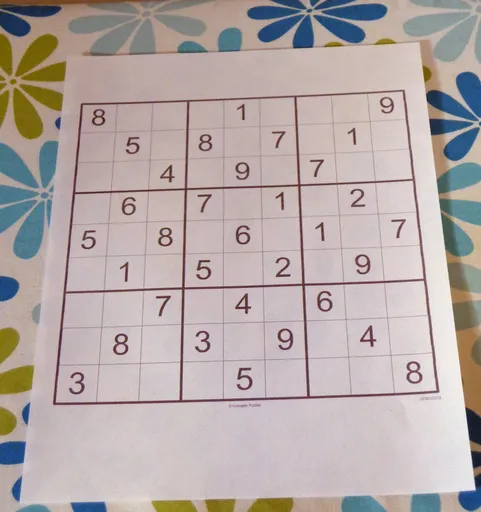
#> input picture Backend/images/sudoku4.png, 481 x 512 px
$ python -i sudokuEasyOCR.py   (imports and definitions only)
#> lines starting #> are read from the running program, lines starting #| are printed output that depends on the picture; after the words box and inside, x2 and y2 are one past the last pixel; in counts of white or black regions, pixels touching at a corner belong together
import numpy as np
import cv2
import operator
import easyocr
import matplotlib.pyplot as plt

# Initialize EasyOCR Reader
# [1 line that did not run here, left out]

# [8 lines left out: function convert_when_colour, not called in this run]

def pre_process_image(img, skip_dilate=False):
    """Uses a blurring function, adaptive thresholding and dilation to expose the main features of an image."""
    proc = cv2.GaussianBlur(img.copy(), (9, 9), 0)
    proc = cv2.adaptiveThreshold(proc, 255, cv2.ADAPTIVE_THRESH_GAUSSIAN_C, cv2.THRESH_BINARY, 11, 2)
    proc = cv2.bitwise_not(proc, proc)
    if not skip_dilate:
        kernel = np.array([[0., 1., 0.], [1., 1., 1.], [0., 1., 0.]], np.uint8)
        proc = cv2.dilate(proc, kernel)
    return proc

def find_corners_of_largest_polygon(img):
    """Finds the 4 extreme corners of the largest contour in the image."""
    contours, _ = cv2.findContours(img.copy(), cv2.RETR_EXTERNAL, cv2.CHAIN_APPROX_SIMPLE)
    contours = sorted(contours, key=cv2.contourArea, reverse=True)
    polygon = contours[0]
    bottom_right, _ = max(enumerate([pt[0][0] + pt[0][1] for pt in polygon]), key=operator.itemgetter(1))
    top_left, _ = min(enumerate([pt[0][0] + pt[0][1] for pt in polygon]), key=operator.itemgetter(1))
    bottom_left, _ = min(enumerate([pt[0][0] - pt[0][1] for pt in polygon]), key=operator.itemgetter(1))
    top_right, _ = max(enumerate([pt[0][0] - pt[0][1] for pt in polygon]), key=operator.itemgetter(1))
    return [polygon[top_left][0], polygon[top_right][0], polygon[bottom_right][0], polygon[bottom_left][0]]

def distance_between(p1, p2):
    """Returns the scalar distance between two points"""
    a = p2[0] - p1[0]
    b = p2[1] - p1[1]
    return np.sqrt((a ** 2) + (b ** 2))

def crop_and_warp(img, crop_rect):
    """Crops and warps a rectangular section from an image into a square of similar size."""
    top_left, top_right, bottom_right, bottom_left = crop_rect
    src = np.array([top_left, top_right, bottom_right, bottom_left], dtype='float32')
    side = max([
        distance_between(bottom_right, top_right),
        distance_between(top_left, bottom_left),
        distance_between(bottom_right, bottom_left),
        distance_between(top_left, top_right)
    ])
    dst = np.array([[0, 0], [side - 1, 0], [side - 1, side - 1], [0, side - 1]], dtype='float32')
    m = cv2.getPerspectiveTransform(src, dst)
    return cv2.warpPerspective(img, m, (int(side), int(side)))

def infer_grid(img):
    """Infers 81 cell grid from a square image."""
    squares = []
    side = img.shape[0] / 9
    for j in range(9):
        for i in range(9):
            p1 = (i * side, j * side)
            p2 = ((i + 1) * side, (j + 1) * side)
            squares.append((p1, p2))
    return squares

def cut_from_rect(img, rect):
    """Cuts a rectangle from an image using the top left and bottom right points."""
    return img[int(rect[0][1]):int(rect[1][1]), int(rect[0][0]):int(rect[1][0])]

# [54 lines left out: functions scale_and_centre, find_largest_feature, not called in this run]

def extract_digits(img):
    """Extracts digits from an image using contour detection."""
    img = pre_process_digit_image(img)

    contours, _ = cv2.findContours(img.copy(), cv2.RETR_EXTERNAL, cv2.CHAIN_APPROX_SIMPLE)
    contours = sorted(contours, key=cv2.contourArea, reverse=True)
    digits = []

    for c in contours:
        if cv2.contourArea(c) > 100:
            x, y, w, h = cv2.boundingRect(c)
            digit = img[y:y+h, x:x+w]
            digit = cv2.resize(digit, (28, 28))
            digits.append(digit)
    return digits

# [5 lines left out: function show_image, not called in this run]

def pre_process_digit_image(proc):
    """Preprocesses the digit image to remove the box around digits."""
    scale_factor = 2.5
    proc = cv2.resize(proc, None, fx=scale_factor, fy=scale_factor, interpolation=cv2.INTER_LINEAR)
    # proc = cv2.blur(proc, (5, 5))
    proc = cv2.GaussianBlur(proc.copy(), (5, 5), 0)
    proc = cv2.adaptiveThreshold(proc, 255, cv2.ADAPTIVE_THRESH_GAUSSIAN_C, cv2.THRESH_BINARY, 11, 2)
    proc = cv2.bitwise_not(proc)

    margin_w = int(proc.shape[1] * 0.15)
    margin_h = int(proc.shape[0] * 0.15)

    proc[0:margin_h, :] = 0
    proc[-margin_h:, :] = 0
    proc[:, 0:margin_w] = 0
    proc[:, -margin_w:] = 0

    # show_image(proc, "Preprocessed Image")
    return proc

def recognize_digit(img):
    """Recognizes a single digit using EasyOCR."""
    result = reader.readtext(img, detail=0, allowlist="0123456789")
    # result = reader.readtext(img, mag_ratio=2.0, allowlist="0123456789")
    return result[0] if result else None

def recognize_digits(digits):
    """Recognizes all digits in the grid using EasyOCR."""
    recognized_digits = []
    for digit_img in digits:
        if np.mean(digit_img) < 50:
            recognized_digits.append(None)
        else:
            recognized_digit = recognize_digit(digit_img)
            recognized_digits.append(recognized_digit if recognized_digit is not None else None)
    return recognized_digits

# [5 lines left out: function print_predictions_grid, not called in this run]

def main(image_path):
    """Main function to process the image, extract digits, and make predictions."""
#> called with image_path = 'images/sudoku4.png'
    # Load image
    img = cv2.imread(image_path, cv2.IMREAD_GRAYSCALE)
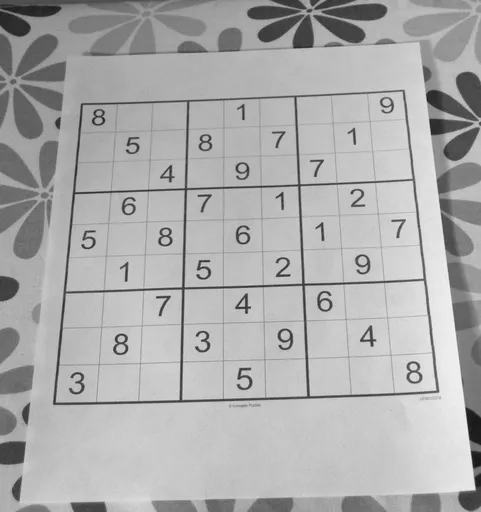
#> img: shape (512, 481); min 18, max 248, mean 172.3

    if img is None:
        print(f"Error: Image not found at path: {image_path}")
        return

    # Preprocess image
    preprocessed_img = pre_process_image(img)
#> in pre_process_image, `proc = cv2.adaptiveThreshold(proc, 255, cv2.ADAPTIVE_THRESH_GAUSSIAN_C..`:
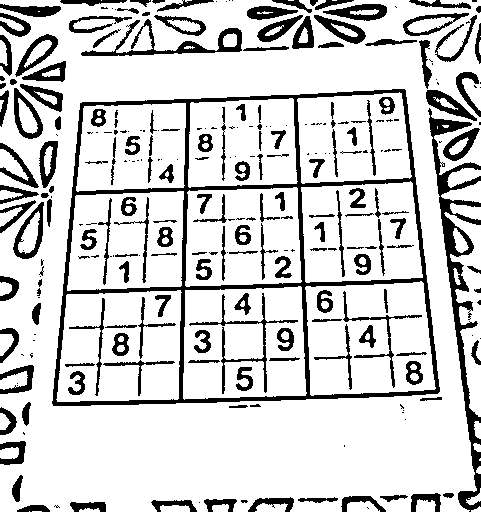
#> proc: shape (512, 481); 81.3% white; 272 black regions (105 under 20 px), largest, box (x1, y1, x2, y2) and area: (52, 89, 440, 406) 10441, (428, 108, 481, 512) 4296, (81, 19, 242, 56) 1310
#> in pre_process_image, `proc = cv2.dilate(proc, kernel)`:
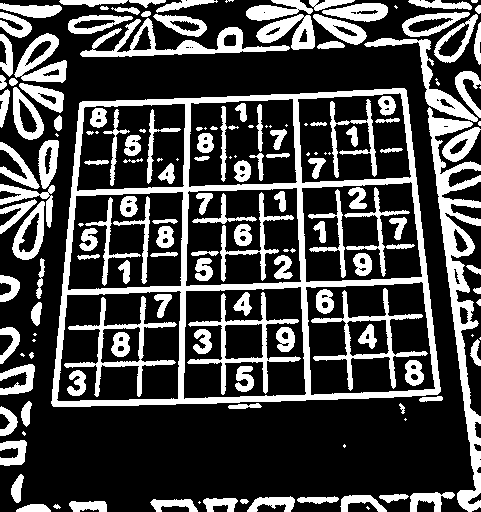
#> proc: shape (512, 481); 28% white; 168 white regions (36 under 20 px)

    # Find corners and warp perspective
    corners = find_corners_of_largest_polygon(preprocessed_img)
#> in find_corners_of_largest_polygon, `contours, _ = cv2.findContours(img.copy(), cv2.RETR_EXTERNAL, cv2.CHAI..`: contours = 85 contours, 21 with area under 20; largest, box (x1, y1, x2, y2) and area: (51, 88, 441, 407) 109436, (427, 107, 481, 512) 5389, (80, 18, 290, 57) 2369, (14, 33, 67, 83) 1438, (364, 38, 478, 122) 1328
#> in find_corners_of_largest_polygon, `polygon = contours[0]`: polygon = contour of 188 points, box (x1, y1, x2, y2) (51, 88, 441, 407), area 109436
#> in find_corners_of_largest_polygon, `bottom_right, _ = max(enumerate([pt[0][0] + pt[0][1] for pt in polygon..`: bottom_right = 116
#> in find_corners_of_largest_polygon, `top_left, _ = min(enumerate([pt[0][0] + pt[0][1] for pt in polygon]), ..`: top_left = 30
#> in find_corners_of_largest_polygon, `bottom_left, _ = min(enumerate([pt[0][0] - pt[0][1] for pt in polygon]..`: bottom_left = 90
#> in find_corners_of_largest_polygon, `top_right, _ = max(enumerate([pt[0][0] - pt[0][1] for pt in polygon]),..`: top_right = 186
#> corners = [[80, 102], [406, 90], [437, 394], [52, 405]]
    warped_img = crop_and_warp(img, corners)
#> in crop_and_warp, `top_left, top_right, bottom_right, bottom_left = crop_rect`: top_left = [80, 102]; top_right = [406, 90]; bottom_right = [437, 394]; bottom_left = [52, 405]
#> in crop_and_warp, `src = np.array([top_left, top_right, bottom_right, bottom_left], dtype..`: src = [[80, 102], [406, 90], [437, 394], [52, 405]]
#> in distance_between, `a = p2[0] - p1[0]`: a = -31
#> in distance_between, `b = p2[1] - p1[1]`: b = -304
#> in crop_and_warp, `side = max([ distance_between(bottom_right, top_right), distance_betwe..`: side = 385.2
#> in crop_and_warp, `dst = np.array([[0, 0], [side - 1, 0], [side - 1, side - 1], [0, side ..`: dst = [[0, 0], [384.2, 0], [384.2, 384.2], [0, 384.2]]
#> in crop_and_warp, `m = cv2.getPerspectiveTransform(src, dst)`: m = [[1.28, 0.118, -114.1], [0.0591, 1.61, -168.5], [5.27e-05, 0.00064, 1]]
#> in crop_and_warp, `return cv2.warpPerspective(img, m, (int(side), int(side)))`:
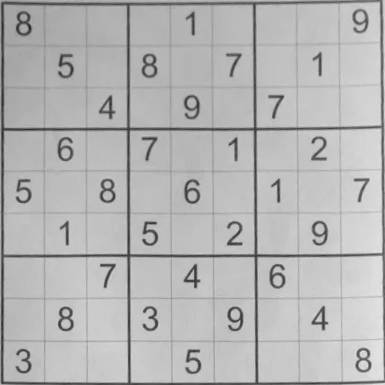
#> returned value: shape (385, 385); min 33, max 231, mean 181.1

    # Infer grid
    grid_squares = infer_grid(warped_img)
#> grid_squares = 81 items

    # Extract digits from each grid square
    digits = []
    for idx, sq in enumerate(grid_squares):
        rect_img = cut_from_rect(warped_img, sq)
        extracted_digits = extract_digits(rect_img)
        if len(extracted_digits) > 0:
            digits.append(extracted_digits[0])
        else:
            digits.append(None)
#> this loop made 81 passes
#> sq on passes 1, 2, 3, 4, 5, 6, 8, 9, 10, 11, 12, 13: ((0, 0), (42.78, 42.78)), ((42.78, 0), (85.56, 42.78)), ((85.56, 0), (128.3, 42.78)), ((128.3, 0), (171.1, 42.78)), ((171.1, 0), (213.9, 42.78)), ((213.9, 0), (256.7, 42.78)), ((299.4, 0), (342.2, 42.78)), ((342.2, 0), (385, 42.78)), ((0, 42.78), (42.78, 85.56)), ((42.78, 42.78), (85.56, 85.56)), ((85.56, 42.78), (128.3, 85.56)), ((128.3, 42.78), (171.1, 85.56))
#> pass 1, in pre_process_digit_image, `proc = cv2.resize(proc, None, fx=scale_factor, fy=scale_factor, interp..`:
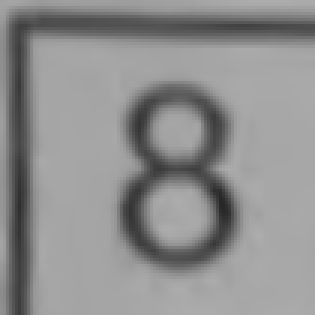
#> proc: shape (105, 105) (shown 3 times larger); min 39, max 173, mean 142.6
#> pass 1, in pre_process_digit_image, `proc = cv2.adaptiveThreshold(proc, 255, cv2.ADAPTIVE_THRESH_GAUSSIAN_C..`:
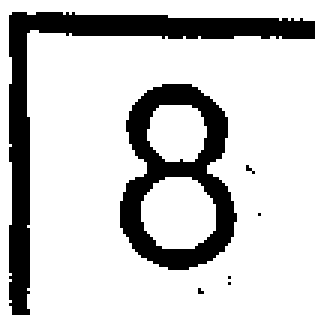
#> proc: shape (105, 105) (shown 3 times larger); 79% white; 7 black regions (5 under 20 px), largest, box (x1, y1, x2, y2) and area: (3, 4, 105, 105) 1272, (40, 28, 79, 90) 1037
#> after the loop:
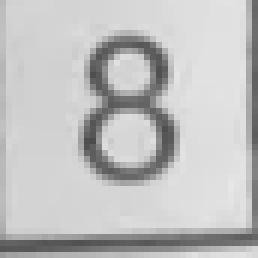
#> rect_img: shape (43, 43) (shown 6 times larger); min 75, max 230, mean 192.8
#> after the loop, digits = 81 items

    # Predict digits
    predictions = []
    for digit in digits:
        if digit is None:
            predictions.append(".")
        else:
            recognized_digits = recognize_digits([digit])
            predictions.append(str(recognized_digits[0]) if recognized_digits[0] is not None else ".")
#> this loop made 1 pass
#> after the loop, predictions = []

    # Show results
    print("Predictions:")
    print_predictions_grid(predictions)

    return predictions

# [3 lines not run here, left out]

#> (the run stopped early here; a loop or call above may not have finished)
